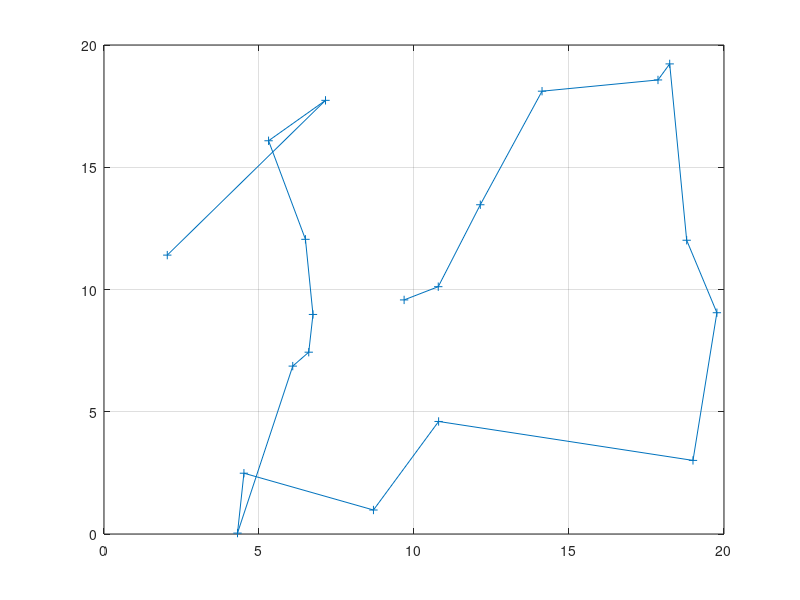

Recreate this plot in MATLAB.
%求取20个随机数的最短路径
n = 20 ;                                   %用于记录点数
 
x = zeros(1,n) ;                           %产生一个与经过点数相同的行向量
y = zeros(1,n) ;
 
best = 1:1:n;                              %生成一个用来存储点顺序的矩阵
handle = 1:1:n;
 
for i = 1 : (n)                            %生成n个随机数
    x(i) = rand * 20 ;                     
    y(i) = rand * 20 ;
end
 
d = zeros(n) ;
for i = 1 : n 
    for j = 1 : n
        d(i,j) = sqrt( ( x(i) - x(j) ) ^ 2 + ( y(i) - y(j) ) ^ 2) ;         %距离矩阵
    end
end
 
best(1) = 1;                             %默认起点
num = 1; 
for a = 1:(n-2)                         %需要n-2次判断
    handle(:,1)=[];                     %上一次最优点的数据裁掉
    dis = zeros(1,(n-a));               %用来存剩下各个点的距离
    for b = 1:(n-a)                     %用来获取剩下各个点的距离
        dis(b) = d (num  , handle(b));      
    end
    num1 = find( dis == min(dis) );     %得到最优点所在检索
    
    t = handle(1);                      %将最优点与最前面的点位置进行交换  
    handle(1) = handle(num1);
    handle(num1) = t;
    
    num = handle(1);                    %获取下次进行操作的数
    best(a+1) = handle(1);              %将最优点存入best数组
end
 
best(n) = handle(num1);                 %补上最后一个点
 
plot(x(best),y(best),'-+') ;            %用'+'标出点并用实线连接得到最优路径
grid on
